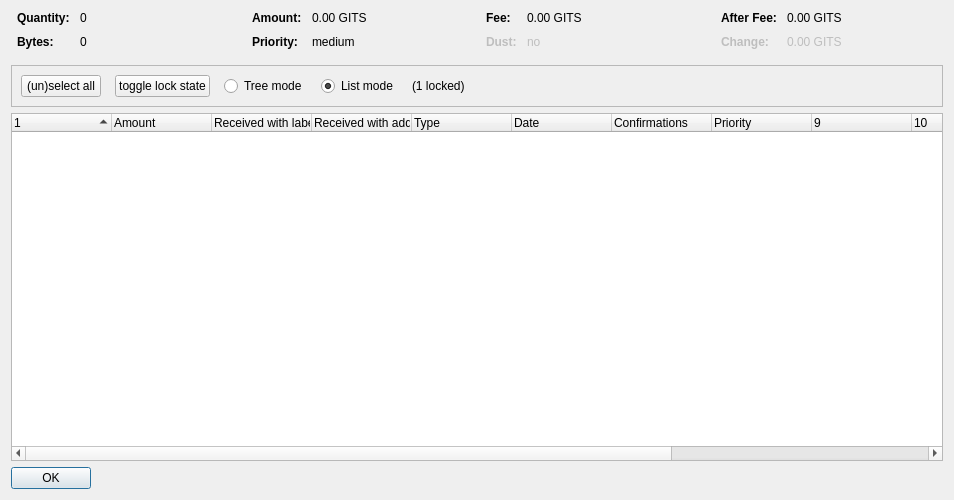
<?xml version="1.0" encoding="UTF-8"?>
<ui version="4.0">
 <class>CoinControlDialog</class>
 <widget class="QDialog" name="CoinControlDialog">
  <property name="geometry">
   <rect>
    <x>0</x>
    <y>0</y>
    <width>954</width>
    <height>500</height>
   </rect>
  </property>
  <property name="windowTitle">
   <string>Coin Selection</string>
  </property>
  <layout class="QVBoxLayout" name="verticalLayout">
   <item>
    <layout class="QHBoxLayout" name="horizontalLayoutTop" stretch="0,0,0,0">
     <property name="topMargin">
      <number>0</number>
     </property>
     <property name="bottomMargin">
      <number>10</number>
     </property>
     <item>
      <layout class="QFormLayout" name="formLayoutCoinControl1">
       <property name="horizontalSpacing">
        <number>10</number>
       </property>
       <property name="verticalSpacing">
        <number>10</number>
       </property>
       <property name="leftMargin">
        <number>6</number>
       </property>
       <property name="rightMargin">
        <number>6</number>
       </property>
       <item row="0" column="0">
        <widget class="QLabel" name="labelCoinControlQuantityText">
         <property name="font">
          <font>
           <weight>75</weight>
           <bold>true</bold>
          </font>
         </property>
         <property name="text">
          <string>Quantity:</string>
         </property>
        </widget>
       </item>
       <item row="0" column="1">
        <widget class="QLabel" name="labelCoinControlQuantity">
         <property name="cursor">
          <cursorShape>IBeamCursor</cursorShape>
         </property>
         <property name="contextMenuPolicy">
          <enum>Qt::ActionsContextMenu</enum>
         </property>
         <property name="text">
          <string notr="true">0</string>
         </property>
         <property name="textInteractionFlags">
          <set>Qt::LinksAccessibleByMouse|Qt::TextSelectableByKeyboard|Qt::TextSelectableByMouse</set>
         </property>
        </widget>
       </item>
       <item row="1" column="0">
        <widget class="QLabel" name="labelCoinControlBytesText">
         <property name="font">
          <font>
           <weight>75</weight>
           <bold>true</bold>
          </font>
         </property>
         <property name="text">
          <string>Bytes:</string>
         </property>
        </widget>
       </item>
       <item row="1" column="1">
        <widget class="QLabel" name="labelCoinControlBytes">
         <property name="cursor">
          <cursorShape>IBeamCursor</cursorShape>
         </property>
         <property name="contextMenuPolicy">
          <enum>Qt::ActionsContextMenu</enum>
         </property>
         <property name="text">
          <string notr="true">0</string>
         </property>
         <property name="textInteractionFlags">
          <set>Qt::LinksAccessibleByMouse|Qt::TextSelectableByKeyboard|Qt::TextSelectableByMouse</set>
         </property>
        </widget>
       </item>
      </layout>
     </item>
     <item>
      <layout class="QFormLayout" name="formLayoutCoinControl2">
       <property name="horizontalSpacing">
        <number>10</number>
       </property>
       <property name="verticalSpacing">
        <number>10</number>
       </property>
       <property name="leftMargin">
        <number>6</number>
       </property>
       <property name="rightMargin">
        <number>6</number>
       </property>
       <item row="0" column="0">
        <widget class="QLabel" name="labelCoinControlAmountText">
         <property name="font">
          <font>
           <weight>75</weight>
           <bold>true</bold>
          </font>
         </property>
         <property name="text">
          <string>Amount:</string>
         </property>
        </widget>
       </item>
       <item row="0" column="1">
        <widget class="QLabel" name="labelCoinControlAmount">
         <property name="cursor">
          <cursorShape>IBeamCursor</cursorShape>
         </property>
         <property name="contextMenuPolicy">
          <enum>Qt::ActionsContextMenu</enum>
         </property>
         <property name="text">
          <string notr="true">0.00 GITS</string>
         </property>
         <property name="textInteractionFlags">
          <set>Qt::LinksAccessibleByMouse|Qt::TextSelectableByKeyboard|Qt::TextSelectableByMouse</set>
         </property>
        </widget>
       </item>
       <item row="1" column="0">
        <widget class="QLabel" name="labelCoinControlPriorityText">
         <property name="font">
          <font>
           <weight>75</weight>
           <bold>true</bold>
          </font>
         </property>
         <property name="text">
          <string>Priority:</string>
         </property>
        </widget>
       </item>
       <item row="1" column="1">
        <widget class="QLabel" name="labelCoinControlPriority">
         <property name="cursor">
          <cursorShape>IBeamCursor</cursorShape>
         </property>
         <property name="contextMenuPolicy">
          <enum>Qt::ActionsContextMenu</enum>
         </property>
         <property name="text">
          <string>medium</string>
         </property>
         <property name="textInteractionFlags">
          <set>Qt::LinksAccessibleByMouse|Qt::TextSelectableByKeyboard|Qt::TextSelectableByMouse</set>
         </property>
        </widget>
       </item>
      </layout>
     </item>
     <item>
      <layout class="QFormLayout" name="formLayoutCoinControl3">
       <property name="horizontalSpacing">
        <number>10</number>
       </property>
       <property name="verticalSpacing">
        <number>10</number>
       </property>
       <property name="leftMargin">
        <number>6</number>
       </property>
       <property name="rightMargin">
        <number>6</number>
       </property>
       <item row="0" column="0">
        <widget class="QLabel" name="labelCoinControlFeeText">
         <property name="font">
          <font>
           <weight>75</weight>
           <bold>true</bold>
          </font>
         </property>
         <property name="text">
          <string>Fee:</string>
         </property>
        </widget>
       </item>
       <item row="0" column="1">
        <widget class="QLabel" name="labelCoinControlFee">
         <property name="cursor">
          <cursorShape>IBeamCursor</cursorShape>
         </property>
         <property name="contextMenuPolicy">
          <enum>Qt::ActionsContextMenu</enum>
         </property>
         <property name="text">
          <string notr="true">0.00 GITS</string>
         </property>
         <property name="textInteractionFlags">
          <set>Qt::LinksAccessibleByMouse|Qt::TextSelectableByKeyboard|Qt::TextSelectableByMouse</set>
         </property>
        </widget>
       </item>
       <item row="1" column="0">
        <widget class="QLabel" name="labelCoinControlLowOutputText">
         <property name="enabled">
          <bool>false</bool>
         </property>
         <property name="font">
          <font>
           <weight>75</weight>
           <bold>true</bold>
          </font>
         </property>
         <property name="text">
          <string>Dust:</string>
         </property>
        </widget>
       </item>
       <item row="1" column="1">
        <widget class="QLabel" name="labelCoinControlLowOutput">
         <property name="enabled">
          <bool>false</bool>
         </property>
         <property name="cursor">
          <cursorShape>IBeamCursor</cursorShape>
         </property>
         <property name="contextMenuPolicy">
          <enum>Qt::ActionsContextMenu</enum>
         </property>
         <property name="text">
          <string>no</string>
         </property>
         <property name="textInteractionFlags">
          <set>Qt::LinksAccessibleByMouse|Qt::TextSelectableByKeyboard|Qt::TextSelectableByMouse</set>
         </property>
        </widget>
       </item>
      </layout>
     </item>
     <item>
      <layout class="QFormLayout" name="formLayoutCoinControl4">
       <property name="horizontalSpacing">
        <number>10</number>
       </property>
       <property name="verticalSpacing">
        <number>10</number>
       </property>
       <property name="leftMargin">
        <number>6</number>
       </property>
       <property name="rightMargin">
        <number>6</number>
       </property>
       <item row="0" column="0">
        <widget class="QLabel" name="labelCoinControlAfterFeeText">
         <property name="font">
          <font>
           <weight>75</weight>
           <bold>true</bold>
          </font>
         </property>
         <property name="text">
          <string>After Fee:</string>
         </property>
        </widget>
       </item>
       <item row="0" column="1">
        <widget class="QLabel" name="labelCoinControlAfterFee">
         <property name="cursor">
          <cursorShape>IBeamCursor</cursorShape>
         </property>
         <property name="contextMenuPolicy">
          <enum>Qt::ActionsContextMenu</enum>
         </property>
         <property name="text">
          <string notr="true">0.00 GITS</string>
         </property>
         <property name="textInteractionFlags">
          <set>Qt::LinksAccessibleByMouse|Qt::TextSelectableByKeyboard|Qt::TextSelectableByMouse</set>
         </property>
        </widget>
       </item>
       <item row="1" column="0">
        <widget class="QLabel" name="labelCoinControlChangeText">
         <property name="enabled">
          <bool>false</bool>
         </property>
         <property name="font">
          <font>
           <weight>75</weight>
           <bold>true</bold>
          </font>
         </property>
         <property name="text">
          <string>Change:</string>
         </property>
        </widget>
       </item>
       <item row="1" column="1">
        <widget class="QLabel" name="labelCoinControlChange">
         <property name="enabled">
          <bool>false</bool>
         </property>
         <property name="cursor">
          <cursorShape>IBeamCursor</cursorShape>
         </property>
         <property name="contextMenuPolicy">
          <enum>Qt::ActionsContextMenu</enum>
         </property>
         <property name="text">
          <string notr="true">0.00 GITS</string>
         </property>
         <property name="textInteractionFlags">
          <set>Qt::LinksAccessibleByMouse|Qt::TextSelectableByKeyboard|Qt::TextSelectableByMouse</set>
         </property>
        </widget>
       </item>
      </layout>
     </item>
    </layout>
   </item>
   <item>
    <widget class="QFrame" name="frame">
     <property name="minimumSize">
      <size>
       <width>0</width>
       <height>40</height>
      </size>
     </property>
     <property name="frameShape">
      <enum>QFrame::StyledPanel</enum>
     </property>
     <property name="frameShadow">
      <enum>QFrame::Sunken</enum>
     </property>
     <layout class="QHBoxLayout" name="horizontalLayout">
      <item>
       <layout class="QHBoxLayout" name="horizontalLayoutPanel" stretch="0,0,0,0,0,0">
        <property name="spacing">
         <number>14</number>
        </property>
        <item>
         <widget class="QPushButton" name="pushButtonSelectAll">
          <property name="sizePolicy">
           <sizepolicy hsizetype="Maximum" vsizetype="Fixed">
            <horstretch>0</horstretch>
            <verstretch>0</verstretch>
           </sizepolicy>
          </property>
          <property name="text">
           <string>(un)select all</string>
          </property>
          <property name="autoDefault">
           <bool>false</bool>
          </property>
         </widget>
        </item>
        <item>
         <widget class="QPushButton" name="pushButtonToggleLock">
          <property name="sizePolicy">
           <sizepolicy hsizetype="Maximum" vsizetype="Fixed">
            <horstretch>0</horstretch>
            <verstretch>0</verstretch>
           </sizepolicy>
          </property>
          <property name="text">
           <string>toggle lock state</string>
          </property>
          <property name="autoDefault">
           <bool>false</bool>
          </property>
         </widget>
        </item>
        <item>
         <widget class="QRadioButton" name="radioTreeMode">
          <property name="sizePolicy">
           <sizepolicy hsizetype="Maximum" vsizetype="Fixed">
            <horstretch>0</horstretch>
            <verstretch>0</verstretch>
           </sizepolicy>
          </property>
          <property name="text">
           <string>Tree mode</string>
          </property>
         </widget>
        </item>
        <item>
         <widget class="QRadioButton" name="radioListMode">
          <property name="sizePolicy">
           <sizepolicy hsizetype="Maximum" vsizetype="Fixed">
            <horstretch>0</horstretch>
            <verstretch>0</verstretch>
           </sizepolicy>
          </property>
          <property name="text">
           <string>List mode</string>
          </property>
          <property name="checked">
           <bool>true</bool>
          </property>
         </widget>
        </item>
        <item>
         <widget class="QLabel" name="labelLocked">
          <property name="text">
           <string>(1 locked)</string>
          </property>
         </widget>
        </item>
        <item>
         <spacer name="horizontalSpacer">
          <property name="orientation">
           <enum>Qt::Horizontal</enum>
          </property>
          <property name="sizeHint" stdset="0">
           <size>
            <width>40</width>
            <height>20</height>
           </size>
          </property>
         </spacer>
        </item>
       </layout>
      </item>
     </layout>
    </widget>
   </item>
   <item>
    <widget class="CoinControlTreeWidget" name="treeWidget">
     <property name="contextMenuPolicy">
      <enum>Qt::CustomContextMenu</enum>
     </property>
     <property name="sortingEnabled">
      <bool>false</bool>
     </property>
     <property name="columnCount">
      <number>13</number>
     </property>
     <attribute name="headerShowSortIndicator" stdset="0">
      <bool>true</bool>
     </attribute>
     <attribute name="headerStretchLastSection">
      <bool>false</bool>
     </attribute>
     <column>
      <property name="text">
       <string/>
      </property>
     </column>
     <column>
      <property name="text">
       <string>Amount</string>
      </property>
     </column>
     <column>
      <property name="text">
       <string>Received with label</string>
      </property>
     </column>
     <column>
      <property name="text">
       <string>Received with address</string>
      </property>
     </column>
     <column>
      <property name="text">
	<string>Type</string>
      </property>
     </column>
     <column>
      <property name="text">	 
       <string>Date</string>
      </property>
     </column>
     <column>
      <property name="text">
       <string>Confirmations</string>
      </property>
      <property name="toolTip">
       <string>Confirmed</string>
      </property>
     </column>
     <column>
      <property name="text">
       <string>Priority</string>
      </property>
     </column>
     <column>
      <property name="text">
       <string/>
      </property>
     </column>
     <column>
      <property name="text">
       <string/>
      </property>
     </column>
     <column>
      <property name="text">
       <string/>
      </property>
     </column>
     <column>
      <property name="text">
       <string/>
      </property>
     </column>
     <column>
      <property name="text">
       <string/>
      </property>
     </column>
    </widget>
   </item>
   <item>
    <widget class="QDialogButtonBox" name="buttonBox">
     <property name="sizePolicy">
      <sizepolicy hsizetype="Maximum" vsizetype="Fixed">
       <horstretch>0</horstretch>
       <verstretch>0</verstretch>
      </sizepolicy>
     </property>
     <property name="orientation">
      <enum>Qt::Horizontal</enum>
     </property>
     <property name="standardButtons">
      <set>QDialogButtonBox::Ok</set>
     </property>
    </widget>
   </item>
  </layout>
 </widget>
 <customwidgets>
  <customwidget>
   <class>CoinControlTreeWidget</class>
   <extends>QTreeWidget</extends>
   <header>coincontroltreewidget.h</header>
  </customwidget>
 </customwidgets>
 <resources/>
 <connections/>
</ui>
